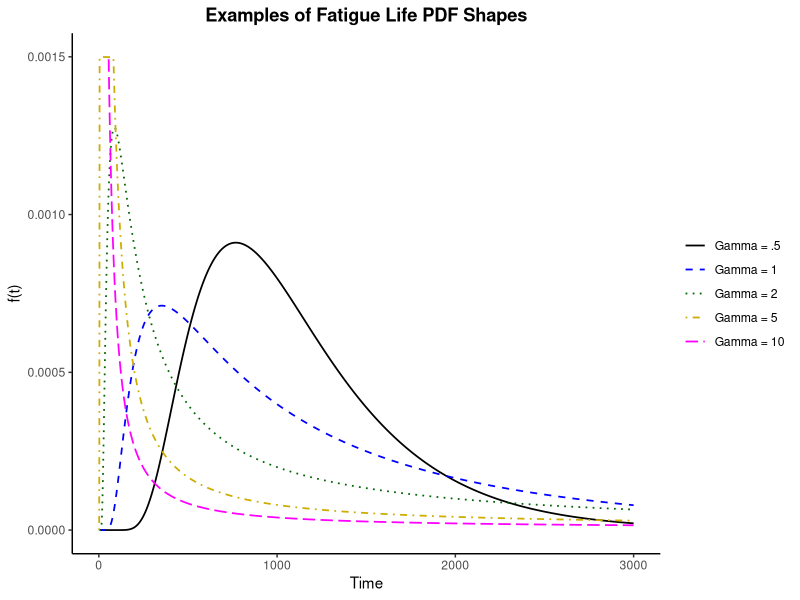
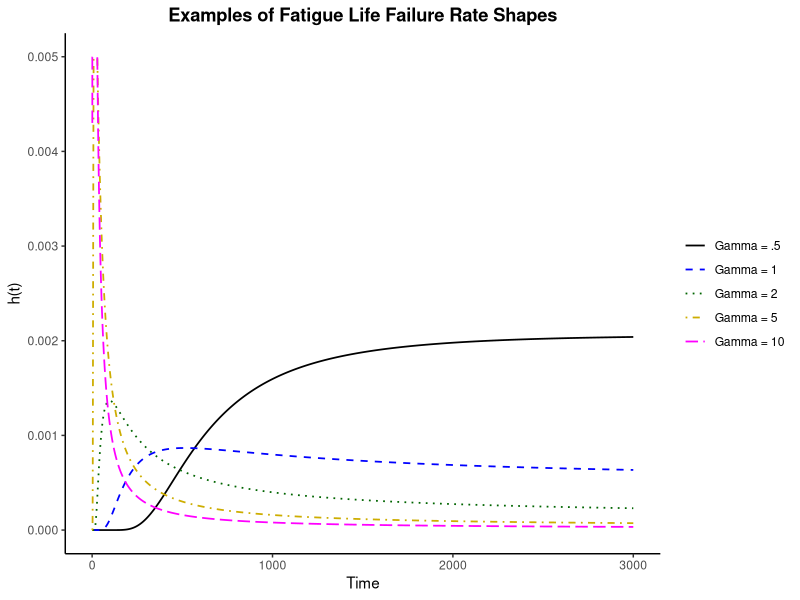
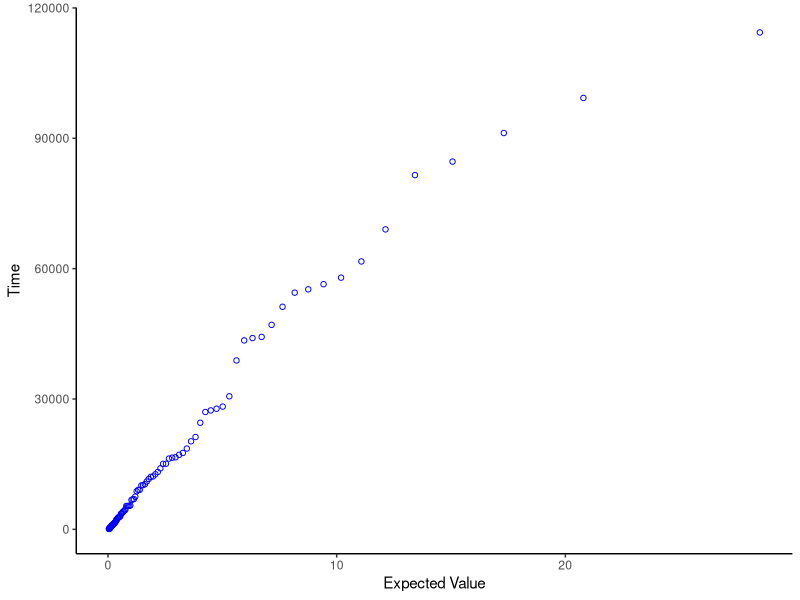

Source code (R) for these figures, in order:
## ---- chunk 1
#| label: fig-apr-166-pdf-shapes
#| fig-cap: "Examples of fatigue life (Birnbaum-Saunders) PDF shapes"
#| code-fold: true
#| message: false
library(tidyverse)

dbs <- function(t, gamma, mu) {
  z <- (1 / gamma) * (sqrt(t / mu) - sqrt(mu / t))
  zprime <- (1 / (2 * gamma)) * (1 / sqrt(t * mu) + sqrt(mu) / t^1.5)
  dnorm(z) * zprime
}

t_seq <- exp(seq(log(1), log(3000), length.out = 2000))
gamma_levels <- c("Gamma = .5", "Gamma = 1", "Gamma = 2", "Gamma = 5", "Gamma = 10")
gamma_vals <- c(0.5, 1, 2, 5, 10)
mu_fixed <- 1000

pdf_df <- map2_dfr(gamma_vals, gamma_levels, \(g, lbl) tibble(t = t_seq, fx = dbs(t_seq, g, mu_fixed), gamma = lbl)) |>
  mutate(gamma = factor(gamma, levels = gamma_levels)) |>
  filter(fx <= 0.0015)

ggplot(pdf_df, aes(t, fx, color = gamma, linetype = gamma)) +
  geom_line(linewidth = 0.6) +
  scale_color_manual(values = c("black", "blue", "darkgreen", "gold3", "magenta"), name = NULL) +
  scale_linetype_manual(values = c("solid", "dashed", "dotted", "dotdash", "longdash"), name = NULL) +
  labs(title = "Examples of Fatigue Life PDF Shapes", x = "Time", y = "f(t)") +
  theme_classic() +
  theme(plot.title = element_text(hjust = 0.5, face = "bold"), legend.position = "right")
## ---- chunk 2
#| label: fig-apr-166-failure-rate-shapes
#| fig-cap: "Examples of fatigue life (Birnbaum-Saunders) failure rate shapes"
#| code-fold: true
pbs <- function(t, gamma, mu) pnorm((1 / gamma) * (sqrt(t / mu) - sqrt(mu / t)))
h_bs <- function(t, gamma, mu) dbs(t, gamma, mu) / (1 - pbs(t, gamma, mu))

fr_df <- map2_dfr(gamma_vals, gamma_levels, \(g, lbl) tibble(t = t_seq, fr = h_bs(t_seq, g, mu_fixed), gamma = lbl)) |>
  mutate(gamma = factor(gamma, levels = gamma_levels)) |>
  filter(fr <= 0.005)

ggplot(fr_df, aes(t, fr, color = gamma, linetype = gamma)) +
  geom_line(linewidth = 0.6) +
  scale_color_manual(values = c("black", "blue", "darkgreen", "gold3", "magenta"), name = NULL) +
  scale_linetype_manual(values = c("solid", "dashed", "dotted", "dotdash", "longdash"), name = NULL) +
  labs(title = "Examples of Fatigue Life Failure Rate Shapes", x = "Time", y = "h(t)") +
  theme_classic() +
  theme(plot.title = element_text(hjust = 0.5, face = "bold"), legend.position = "right")
## ---- chunk 3
#| label: fig-apr-166-probability-plot
#| fig-cap: "Fatigue life probability plot of 100 simulated Birnbaum-Saunders random numbers"
#| code-fold: true
qbs <- function(p, gamma, mu) {
  z <- qnorm(p)
  r <- gamma * z
  mu * (r / 2 + sqrt((r / 2)^2 + 1))^2
}
rbs <- function(n, gamma, mu) qbs(runif(n), gamma, mu)

set.seed(42)
bs_sample <- sort(rbs(100, 2, 5000))
expected_bs <- qbs(ppoints(length(bs_sample)), 2, 1)

ggplot(tibble(expected = expected_bs, time = bs_sample), aes(expected, time)) +
  geom_point(shape = 1, color = "blue") +
  labs(x = "Expected Value", y = "Time") +
  theme_classic()
## ---- chunk 4
#| label: verify-apr-166-pdf-cdf
#| code-fold: true
pdf_val <- dbs(4000, 2, 5000)
cdf_val <- pbs(4000, 2, 5000)

tibble(Statistic = c("PDF", "CDF"), Value = c(sprintf("%.4e", pdf_val), sprintf("%.4f", cdf_val))) |>
  knitr::kable(align = "lr")
